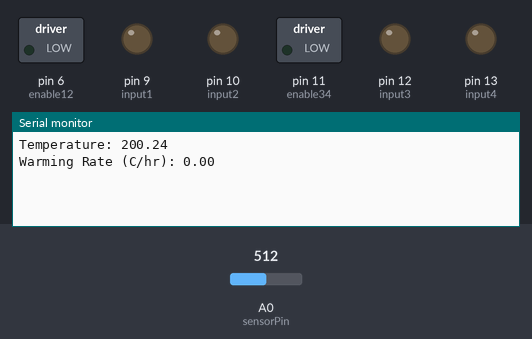
Simulated run of this sketch. Board: Arduino Uno, built with avr-gcc and run on an emulated ATmega328P. On the bench: switched loads named in the sketch (green lamp = pin HIGH), output pins drawn as LEDs (lit = HIGH), the last lines printed to the serial monitor. The inputs (shaded band) are chosen by the test bench; at power-on: A0 (sensorPin) = 512.

Above: at 1.4 s.
1.5 s: A0 (sensorPin) set to 306
At 3.3 s:
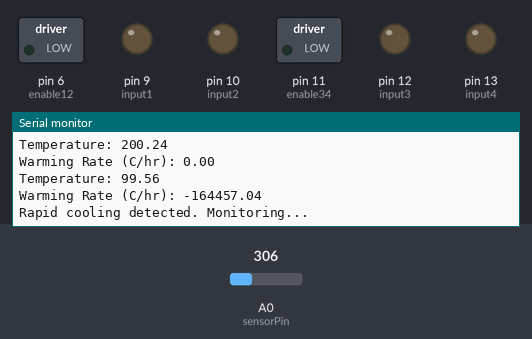
3.9 s: A0 (sensorPin) set to 305
At 5.2 s:
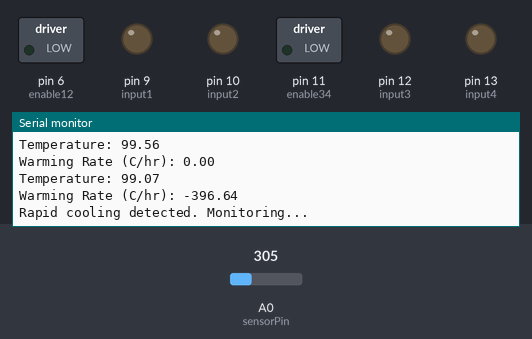
Timing chart, 0 to 6.9 s (numbered marks = the images above; inputs shaded):
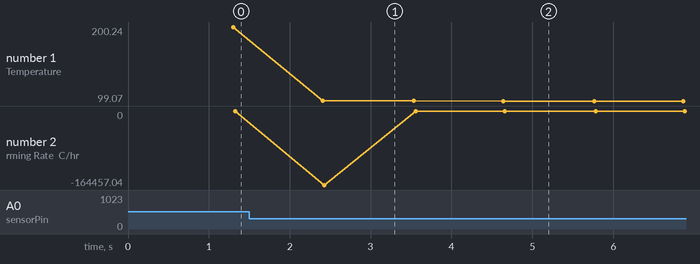

Measured:
- after the input at 1.5 s, the serial monitor: prints a new line after 0.91 s (image 1)
- after the input at 3.9 s, the serial monitor: prints a new line after 0.74 s (image 2)
- plotted number 1: 200.24 → 99.56 after the input at 1.5 s, 99.56 → 99.07 after the input at 3.9 s

The sketch:

main.ino
```cpp
const int enable12 = 6;
const int input1 = 9;
const int input2 = 10;
const int enable34 = 11;
const int input3 = 12;
const int input4 = 13;

const int sensorPin = A0;

float previousTemp;
float initialTemp;
unsigned long previousTime;

bool freezeDetected = false;

bool coolingTimerStarted = false;
unsigned long coolingStartTime = 0;

unsigned long lastRapidCoolingTime = 0;

float readTemperature() {

  long sum = 0;

  for (int i = 0; i < 10; i++) {
    sum += analogRead(sensorPin);
    delay(10);
  }

  int adc = sum / 10;

  float voltage = adc * (5.0 / 1023.0);

  float temperature =
    (voltage - 0.5) / 0.01;

  return temperature;
}

void setup() {

  pinMode(enable12, OUTPUT);
  pinMode(input1, OUTPUT);
  pinMode(input2, OUTPUT);
  pinMode(enable34, OUTPUT);
  pinMode(input3, OUTPUT);
  pinMode(input4, OUTPUT);

  // Motors OFF initially
  digitalWrite(enable12, LOW);
  digitalWrite(enable34, LOW);

  Serial.begin(9600);

  previousTemp = readTemperature();
  initialTemp = readTemperature();
  previousTime = millis();
}

void loop() {

  delay(1000); // check every second for demo

  float currentTemp = readTemperature();
  unsigned long currentTime = millis();

  float deltaT = currentTemp - previousTemp;

  float deltaHours =
    (currentTime - previousTime) / 3600000.0;

  float dTdt = deltaT / deltaHours;

  if (!freezeDetected) {
    Serial.print("Temperature: ");
    Serial.println(currentTemp);

    Serial.print("Warming Rate (C/hr): ");
    Serial.println(dTdt);
  }

  previousTemp = currentTemp;

  if (dTdt < -0.15) {
    // Start timing when rapid cooling begins

    if (!coolingTimerStarted) {
      coolingTimerStarted = true;
      coolingStartTime = millis();

      Serial.println("Rapid cooling detected. Monitoring...");
    }

    // Has rapid cooling persisted for 2 seconds?
    if (millis() - coolingStartTime >= 2000) {

      freezeDetected = true;

      Serial.println("FLASH FREEZE DETECTED");

      // DC motor (Motor 34)
      analogWrite(enable34, 70);

      digitalWrite(input3, LOW);
      digitalWrite(input4, HIGH);

      // Geared motor (Motor 12)
      //roll out
      analogWrite(enable12, 120);

      digitalWrite(input1, LOW);
      digitalWrite(input2, HIGH);

      delay(3000);
      //stop
      analogWrite(enable12, 0);

      digitalWrite(input1, LOW);
      digitalWrite(input2, LOW);

      coolingTimerStarted = false;
      lastRapidCoolingTime = millis();
    }

    // check if 5 seconds have passed since warming rate stabilized

    if (freezeDetected && millis() - lastRapidCoolingTime >= 5000 && currentTemp - initialTemp >= -2.0) {
      freezeDetected = false;

      Serial.println("FLASH FREEZE OVER. RESETTING...");

      //stop sprinkling
      analogWrite(enable34, 0);

      digitalWrite(input3, LOW);
      digitalWrite(input4, LOW);

      //roll back
      analogWrite(enable12, 120);

      digitalWrite(input1, HIGH);
      digitalWrite(input2, LOW);

      delay(3000);
    }
  }
  else {
    // Cooling stopped before 2 seconds elapsed
    coolingTimerStarted = false;
  }
}
```
